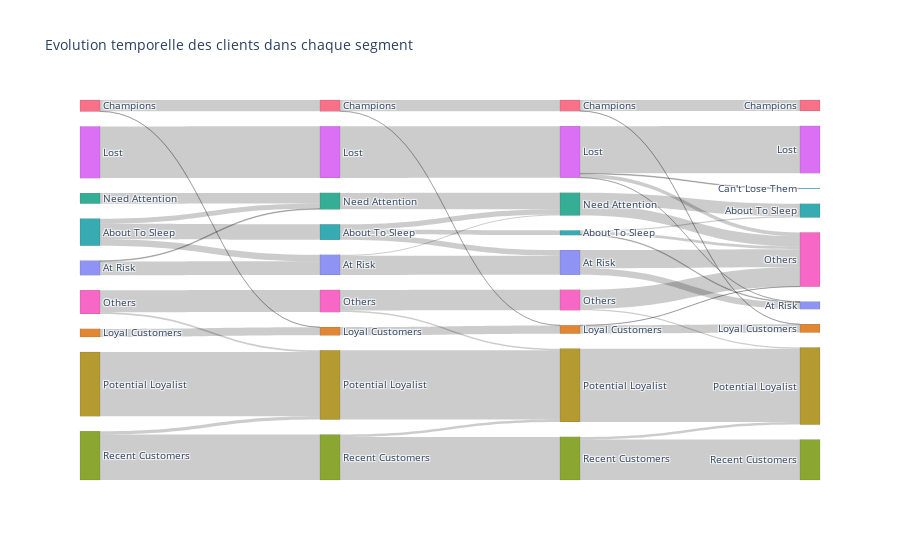

Source (notebook cell):
### Code cell
# Affiche le diagramme de Sankey
fig = go.Figure(data=[go.Sankey(
    node=dict(
              pad=15,
              thickness=20,
              line=dict(color="black", width=0.1),
              label=sankey_data_1["label"],
              color=sankey_data_1["colors"]  # colors for each label
    ),
    link=dict(
              source=sankey_data_1["source"],  # indices correspond to labels
              target=sankey_data_1["target"],
              value=sankey_data_1["value"]
    ),
)])

fig.update_layout(title_text="Evolution temporelle des clients"
                             " dans chaque segment",
                  font_size=10)
fig.show()

### Figure 1 — Plotly figure (JSON) as saved in the notebook; plotly's stock layout.template omitted (floating-point values rounded to 4 significant figures; data arrays with more than 128 entries replaced by an {"elided": "..."} marker saying what was removed)
{"data": [{"link": {"source": {"elided": "243 int values"}, "target": {"elided": "243 int values"}, "value": {"elided": "243 int values"}}, "node": {"color": ["#37abb2", "#8f93f4", "#f77189", "#db70f4", "#e18632", "#35ae95", "#f667c6", "#b59a32", "#8ba731", "#37abb2", "#8f93f4", "#f77189", "#db70f4", "#e18632", "#35ae95", "#f667c6", "#b59a32", "#8ba731", "#37abb2", "#8f93f4", "#f77189", "#db70f4", "#e18632", "#35ae95", "#f667c6", "#b59a32", "#8ba731", "#37abb2", "#8f93f4", "#39a7d6", "#f77189", "#db70f4", "#e18632", "#f667c6", "#b59a32", "#8ba731"], "label": ["About To Sleep", "At Risk", "Champions", "Lost", "Loyal Customers", "Need Attention", "Others", "Potential Loyalist", "Recent Customers", "About To Sleep", "At Risk", "Champions", "Lost", "Loyal Customers", "Need Attention", "Others", "Potential Loyalist", "Recent Customers", "About To Sleep", "At Risk", "Champions", "Lost", "Loyal Customers", "Need Attention", "Others", "Potential Loyalist", "Recent Customers", "About To Sleep", "At Risk", "Can't Lose Them", "Champions", "Lost", "Loyal Customers", "Others", "Potential Loyalist", "Recent Customers"], "line": {"color": "black", "width": 0.1}, "pad": 15, "thickness": 20}, "type": "sankey"}], "layout": {"font": {"size": 10}, "title": {"text": "Evolution temporelle des clients dans chaque segment"}}}
